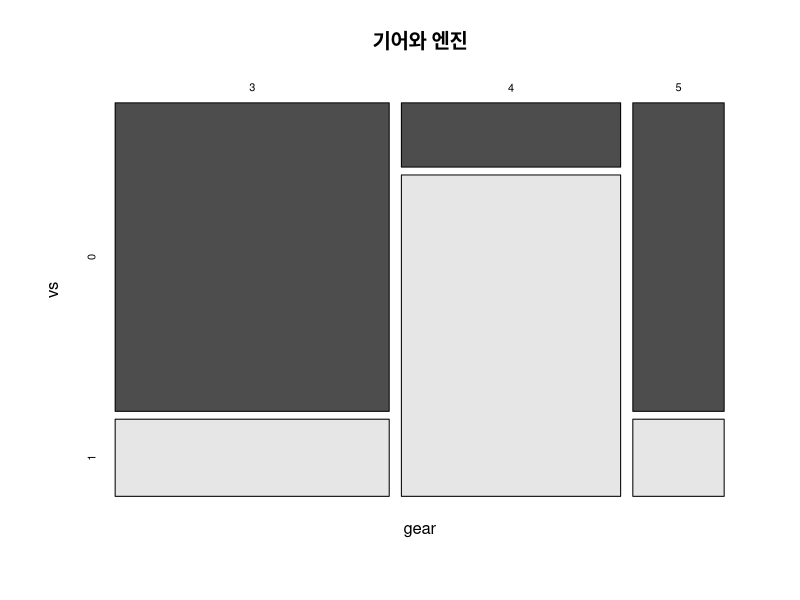
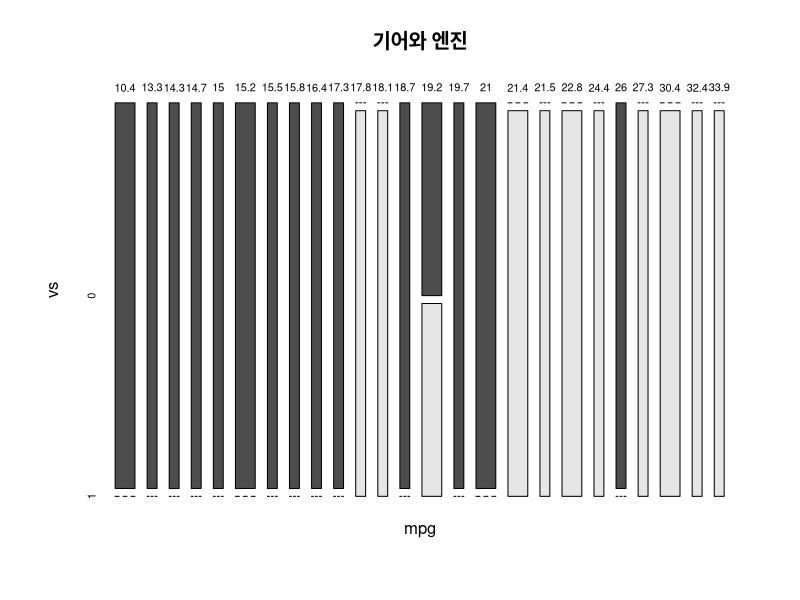
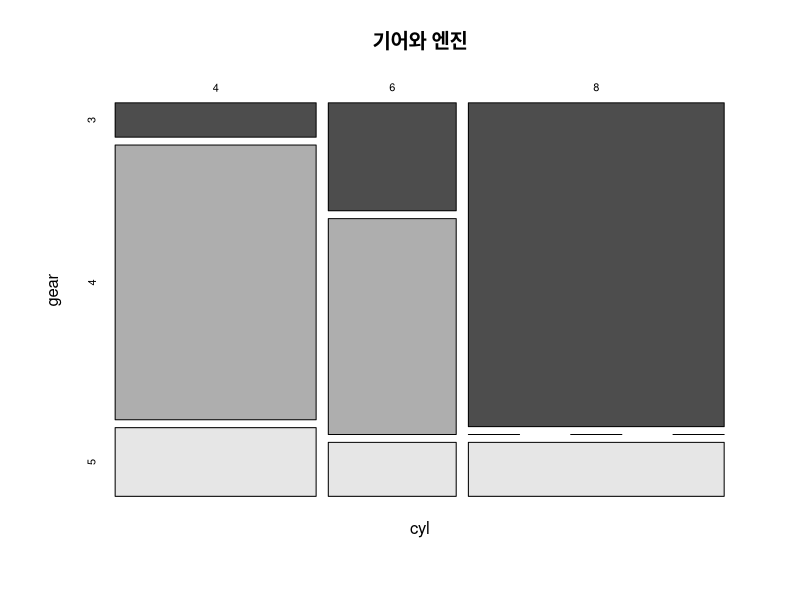
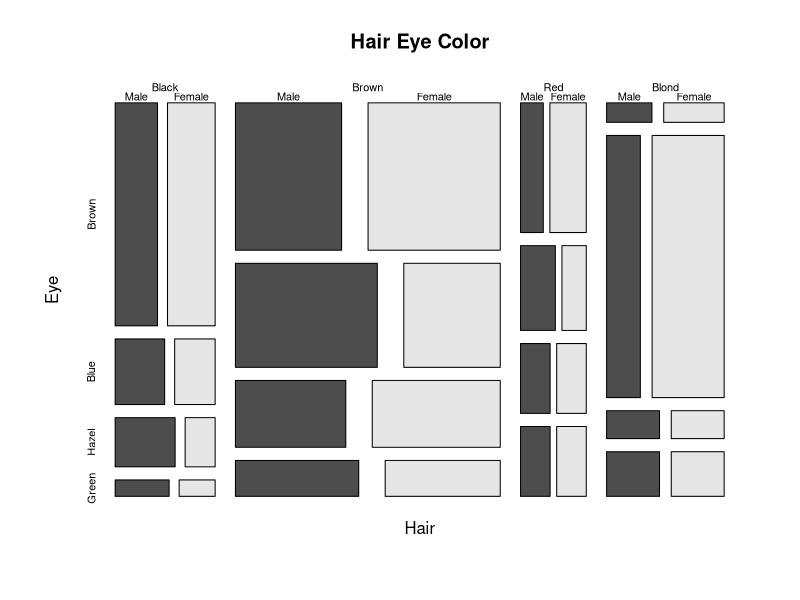

Write R code to recreate these figures, in order.
head(mtcars)
mosaicplot(~gear+vs,
  data = mtcars,
  color =T,
  main = "기어와 엔진"
)
mosaicplot(~mpg+vs,
  data = mtcars,
  color =T,
  main = "기어와 엔진"
)
mosaicplot(~cyl+gear,
  data = mtcars,
  color =T,
  main = "기어와 엔진"
)

HairEyeColor
mosaicplot(HairEyeColor,
  color =T,
  main = "Hair Eye Color"
)
